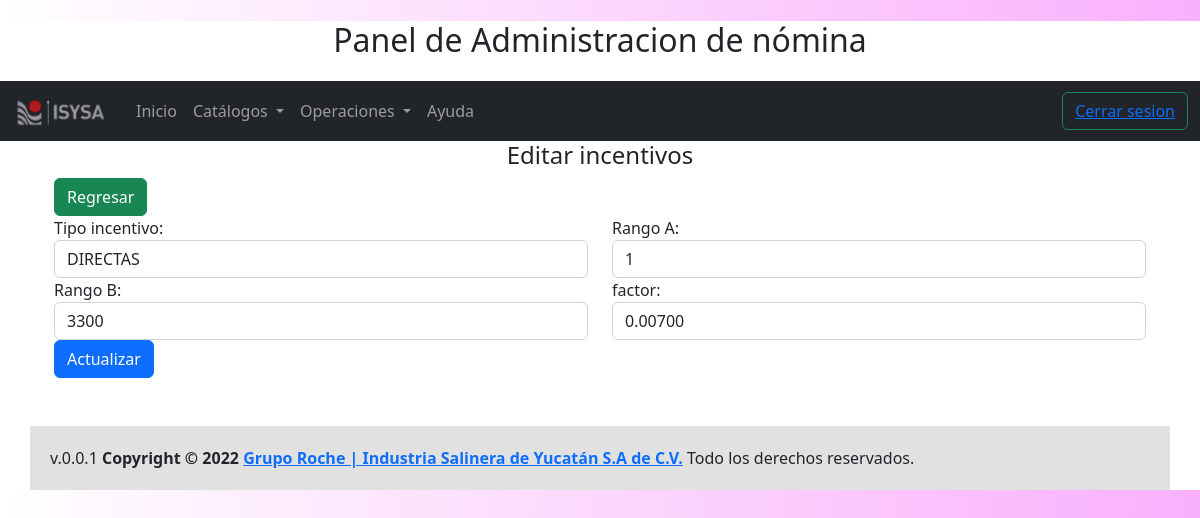
The page /admin-incentivo-At_dir/actualizar?id=1 (signed in) on the database its author committed.
### tables this page shows
CREATE TABLE IF NOT EXISTS `at_dir` (
  `id` int(11) NOT NULL AUTO_INCREMENT,
  `produc27_incen_id` int(1) NOT NULL,
  `rangoA` int(11) DEFAULT NULL,
  `rangoB` int(11) DEFAULT NULL,
  `factor` decimal(8,5) DEFAULT NULL,
  PRIMARY KEY (`id`),
  KEY `produc27_incen_id_idx` (`produc27_incen_id`)
);

CREATE TABLE IF NOT EXISTS `produc_incen` (
  `id` int(1) NOT NULL AUTO_INCREMENT,
  `nombreP` char(10) NOT NULL,
  PRIMARY KEY (`id`)
);

### views/admin/incentivo/At_dir/formulario.php (the view, shortened to what the rows shown need)
<div class="row">
    <div class="form-group col">
        <label  for="produc27_incen_id">Tipo incentivo:</label>
        <select name="produc27_incen_id" id="produc27_incen_id" class="form-control">
            <?php foreach($produc_incen as $produc_incen) { ?>
                <option <?php echo $At_dir->produc27_incen_id === $produc_incen->id ? 'selected' : '' ?> value="<?php echo s($produc_incen->id); ?>"><?php echo s($produc_incen->nombreP) ; ?>
            <?php  } ?>
        </select>
    </div>
    <div class="form-group col">
         <label  for="rangoA">Rango A:</label>
         <input type="number" class="form-control" id='rangoA' name="rangoA" placeholder="" value="<?php echo $At_dir->rangoA;?>"/>
    </div>
</div>
<div class="row">
    <div class="form-group col">
        <label  for="rangoB">Rango B:</label>
        <input type="number" class="form-control" id='rangoB' name="rangoB" placeholder="" value="<?php echo $At_dir->rangoB;?>"/>
    </div>
    <div class="form-group col">
        <label  for="factor">factor:</label>
        <input type="number" step="any" class="form-control" id='factor' name="factor" placeholder="" value="<?php echo $At_dir->factor;?>"/>
    </div>
</div>

### rows shown on the page
at_dir: produc27_incen_id "DIRECTAS", rangoA "1", rangoB "3300", factor "0.00700"
